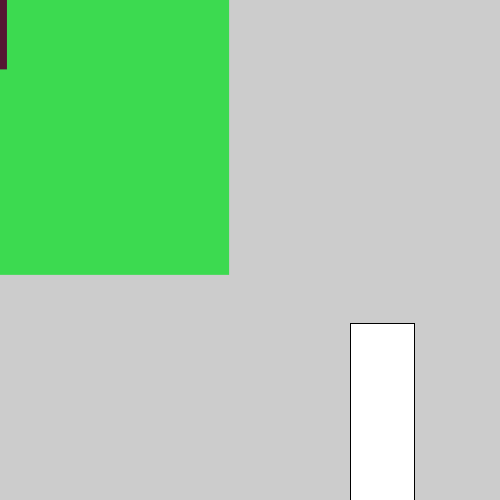
Frame 1 (no input)
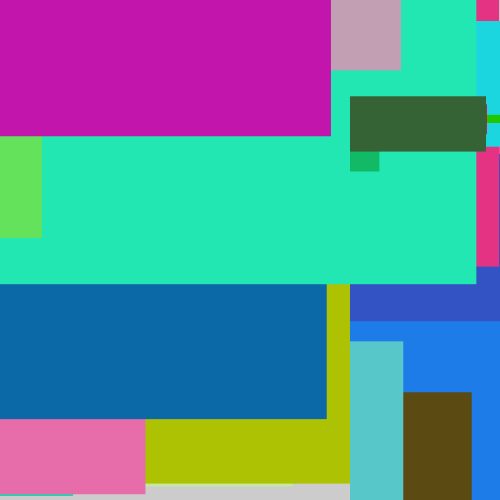
Frame 60 (the mouse pressed at the canvas centre just before this capture)
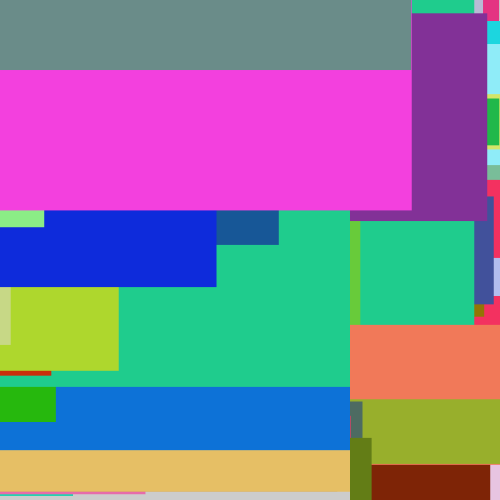
Frame 120 (the mouse held since frame 60 and released just before this capture)

The Processing sketch that drew these frames (run headless with seeded random() and noise(); from frame 60 on, the mouse is pressed at the canvas centre):

// Processing sketch: processing_100719
// ── processing_100719.pde


float x = 250;
float y = 250;
float speed1 = 100;

void setup() {
  size(500,500);
}

void draw() {
  {move1();
  display1();
   frameRate(10);}
   
  {display2();
  frameRate(30);}
  
  {display3();}
   
}

void move1() {{
  x = x + speed1;
  if (x > width) {
    x = 0;
  }}
  { y = y + speed1;
  if (y > width) {
    y = 0;
  }}}

void display1() 
{rect (350, random(500), random(250), random(250));
    fill (random(255), random (255), random(255));
    noStroke();}
    
void display2() 
{rect (0, 0, random(500), random(500));
        noStroke();
    fill(random(255), random (255), random(255));}
    
void display3() 
{rect (0, 0, random(460), random(200));
        noStroke();
    fill(random(255), random (255), random(255));}
    
